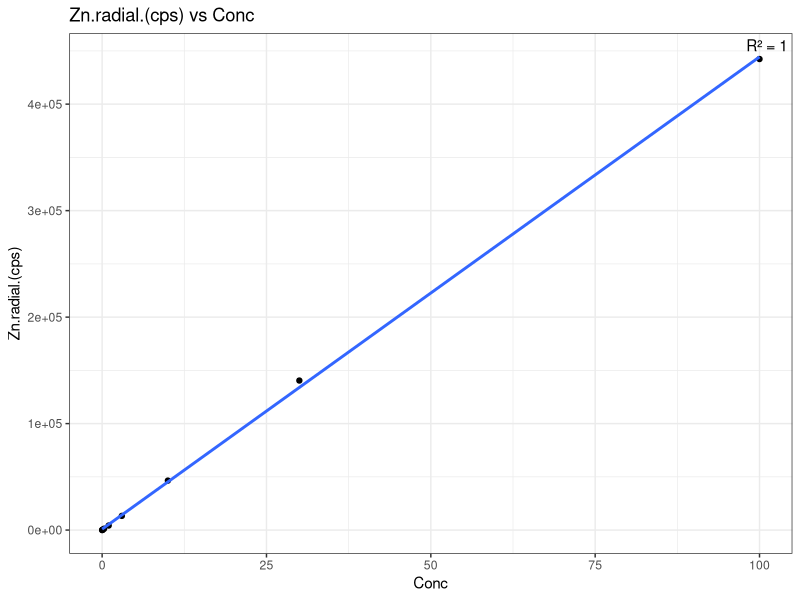
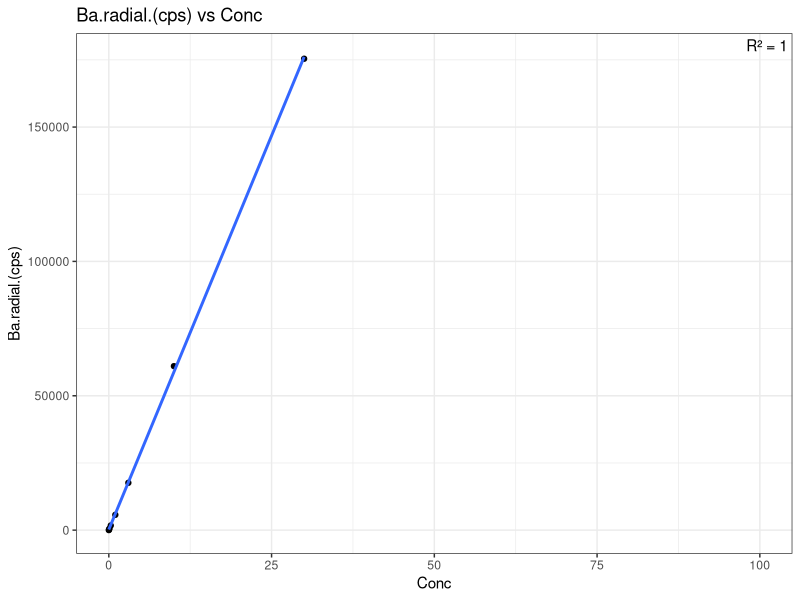
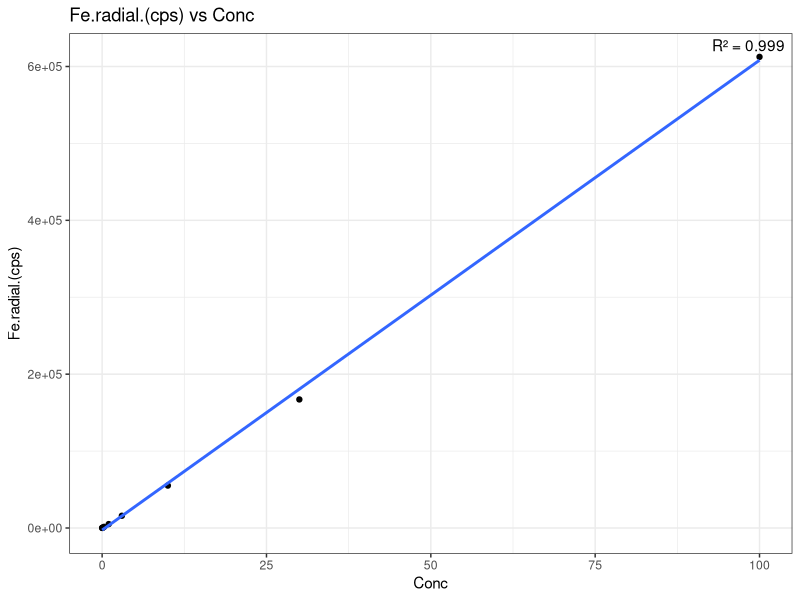
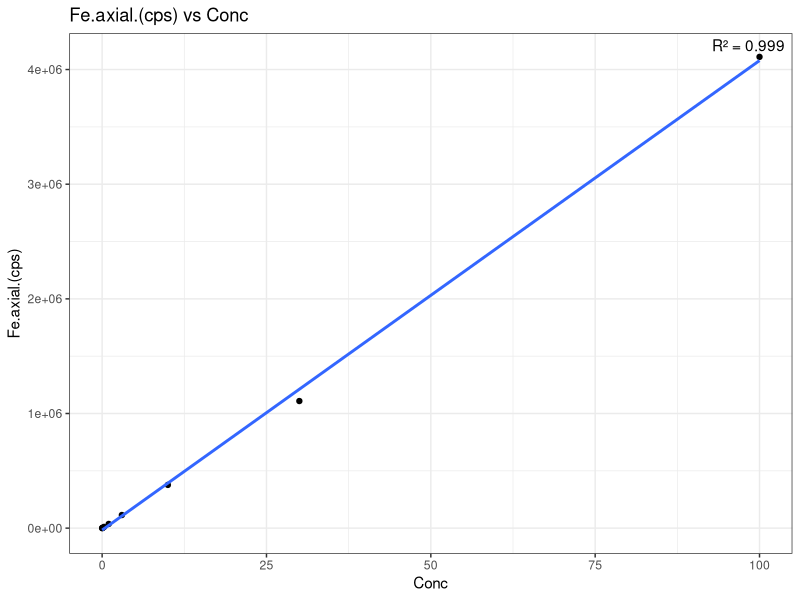
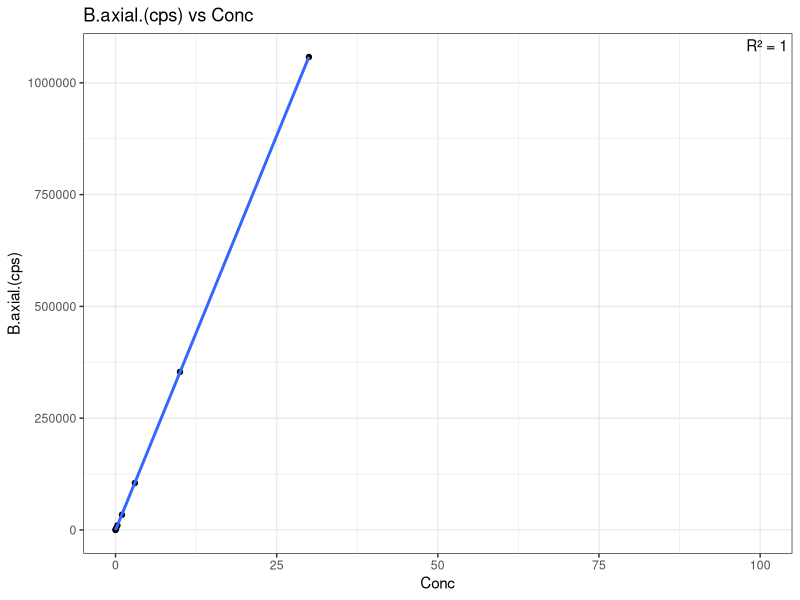
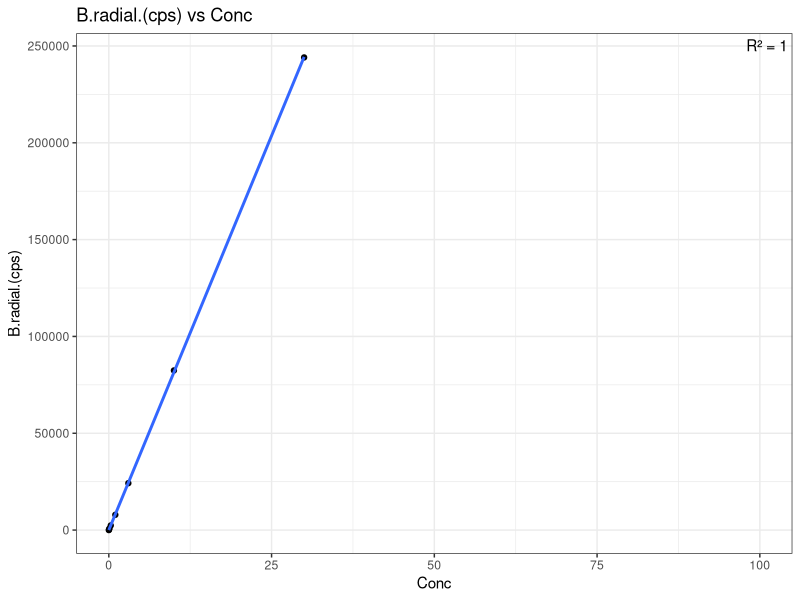
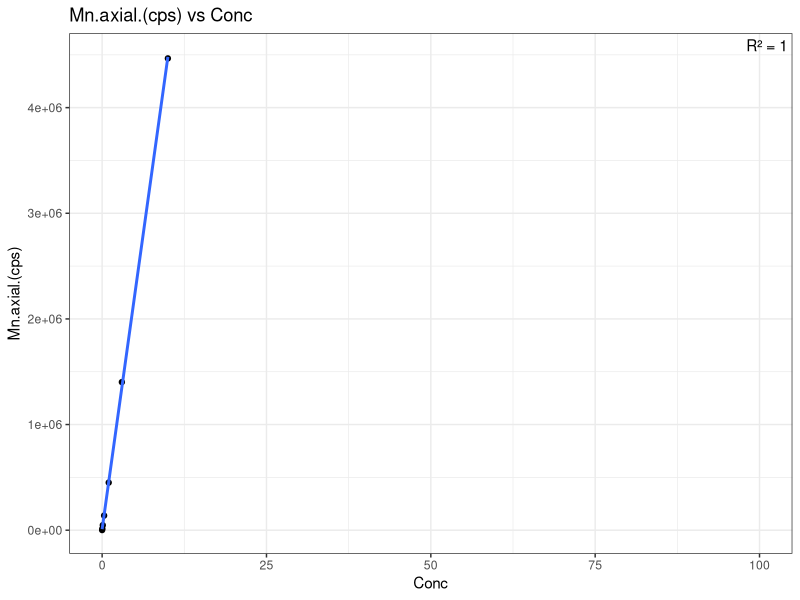
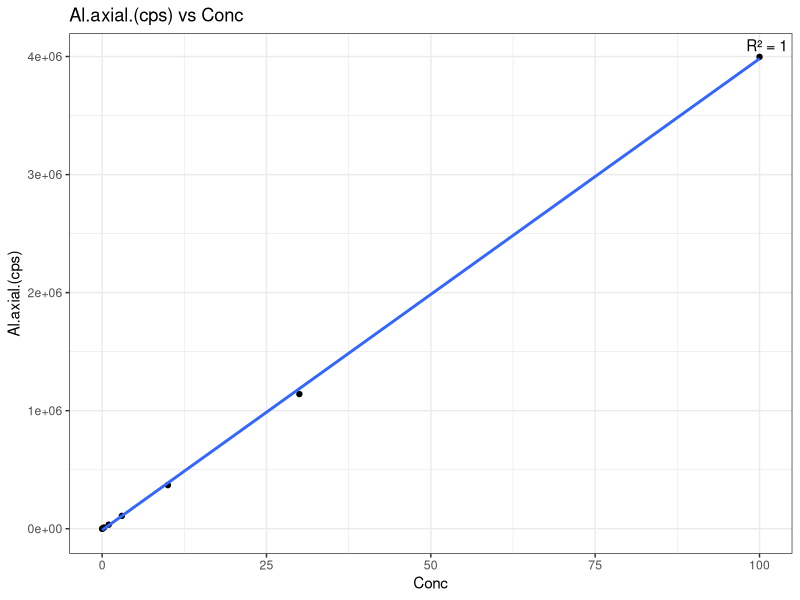

The R script that drew these images, in order:
## ---- chunk 1

library(openxlsx)
library(dplyr)
library(ggplot2)
library(ggpubr)
library(stringr)

## ---- chunk 2

## Read in raw data file from ICP - copied and saved as an excel

##Read in blank standard
std_blank <- read.xlsx("Raw Data/20260422_AM_TMP_PW_Results.xlsx", sheet = "Corrected Intensities", rows = 1:2)

##Read in metals standards - there has to be a better way to do this
M_0.03 <- read.xlsx("Raw Data/20260422_AM_TMP_PW_Results.xlsx", sheet = "Corrected Intensities", rows = c(3:4))
M_0.1 <- read.xlsx("Raw Data/20260422_AM_TMP_PW_Results.xlsx", sheet = "Corrected Intensities", rows = c(5:6))
M_0.3_10 <- read.xlsx("Raw Data/20260422_AM_TMP_PW_Results.xlsx", sheet = "Corrected Intensities", rows = c(7:11))
M_30 <- read.xlsx("Raw Data/20260422_AM_TMP_PW_Results.xlsx", sheet = "Corrected Intensities", rows = c(12:13))
M_100 <- read.xlsx("Raw Data/20260422_AM_TMP_PW_Results.xlsx", sheet = "Corrected Intensities", rows = c(14:15))

M_stds <- bind_rows(M_0.03, M_0.1, M_0.3_10, M_30, M_100)

M_stds <- M_stds %>%
  bind_rows(std_blank %>% select(any_of(colnames(M_stds))))

##Add  expected concentrations
M_stds <- M_stds %>% 
  mutate(Conc = 
           ifelse(Sample.Id == "Calib Blank 1", 0, 
           as.numeric(gsub("M ", "", Sample.Id))))

##Remove percentage values
M_stds <- M_stds %>% 
  select(-contains("(IS)"))


##Plot std curve for each of the metal stds 
#plot column 8:20 against column 21 (Conc) each as their own graph 
M_stds_coeff <- data.frame(
  Variable = character(),
  R2 = numeric(),
  Slope = numeric(),
  Intercept = numeric())

# plot_list <- list()

for(i in 8:20) {
  
  var_name <- names(M_stds)[i]
  
  # Fit model
  model <- lm(M_stds[[var_name]] ~ Conc, data = M_stds)
  
  # Extract R² and p-value
  r2 <- summary(model)$r.squared
  slope <- summary(model)$coefficients[2, 1]
  intercept <- summary(model)$coefficients[1, 1]
  
  # Add model values to dataframe
  M_stds_coeff <- bind_rows(
    M_stds_coeff,
    data.frame(
      Variable = var_name,
      R2 = r2,
      Slope = slope, 
      Intercept = intercept
    )
  )
  
  # Create plot
  p <- ggplot(M_stds, aes(y = .data[[var_name]], x = Conc)) +
    geom_point() +
    geom_smooth(method = "lm", se = FALSE) +
    annotate(
      "text",
      x = Inf, y = Inf,
      label = paste0(
        "R² = ", round(r2, 3) ),
      hjust = 1.1,
      vjust = 1.5
    ) +
    labs(
      y = var_name,
      x = "Conc",
      title = paste(var_name, "vs Conc")
    ) +
    theme_bw()
  
  print(p) 
  
  # plot_list[[length(plot_list) + 1]] <- p

}

##I will eventually want to figure out a way to arrange these plots together so they don't take up so much space

# M_stds_plot <- ggarrange(plotlist = plot_list, ncol = 2)
# print(M_stds_plot) ##Avoids pagination by ggarrange

print(M_stds_coeff)

## ---- chunk 3

## Read in raw data file from ICP - copied and saved as an excel

##Blank std already read in

##Read in metals standards - there has to be a better way to do this
P_stds <- read.xlsx("Raw Data/20260422_AM_TMP_PW_Results.xlsx", sheet = "Corrected Intensities", rows = c(16:23))

##Remove empty name column
P_stds <- P_stds %>%
select(-1)

##Add blank in
P_stds <- P_stds %>%
bind_rows(std_blank %>% select(any_of(colnames(P_stds))))

##Create column with expected concentrations
P_stds <- P_stds %>% 
  mutate(Conc = 
           ifelse(Sample.Id == "Calib Blank 1", 0, 
           as.numeric(gsub("P ", "", Sample.Id))))

##Remove percentage stds
P_stds <- P_stds %>% 
  select(-contains("(IS)"))

##Plot std curve for each of the P stds 
#plot column 7:11 against column 12 (Conc) each as their own graph 
P_stds_coeff <- data.frame(
  Variable = character(),
  R2 = numeric(),
  Slope = numeric(),
  Intercept = numeric())

for(i in 7:11) {
  
  var_name <- names(P_stds)[i]
  
  # Fit model
  model <- lm(P_stds[[var_name]] ~ Conc, data = P_stds)
  
  # Extract R² and p-value
  r2 <- summary(model)$r.squared
  slope <- summary(model)$coefficients[2, 1]
  intercept <- summary(model)$coefficients[1, 1]
  
  # Add model values to dataframe
  P_stds_coeff <- bind_rows(
    P_stds_coeff,
    data.frame(
      Variable = var_name,
      R2 = r2,
      Slope = slope, 
      Intercept = intercept
    )
  )

  # Create plot
  p <- ggplot(P_stds, aes(y = .data[[var_name]], x = Conc)) +
    geom_point() +
    geom_smooth(method = "lm", se = FALSE) +
    annotate(
      "text",
      x = Inf, y = Inf,
      label = paste0(
        "R² = ", round(r2, 3) ),
      hjust = 1.1,
      vjust = 1.5
    ) +
    labs(
      y = var_name,
      x = "Conc",
      title = paste(var_name, "vs Conc")
    ) +
    theme_bw()
  
  print(p)
}

print(P_stds_coeff)

## ---- chunk 4

dat <- read.xlsx("Raw Data/20260422_AM_TMP_PW_Results.xlsx", sheet = "Conc. in Calib Units", startRow = 26)

dat <- dat %>% 
  select(-1)

## ---- chunk 5

#one point on each of our P and M calibration curve

# Pull out M check standards
M_chks_raw <- dat %>%
  filter(grepl("M ", Sample.Id))

# Remove percentage values and any S/P/Si stds
M_chks_raw <- M_chks_raw %>% 
  select(-contains("(IS)"), -contains("S."), -contains("P."), -contains("Si."))

# Add expected concentration 
M_chks_raw <- M_chks_raw %>% 
  mutate(Conc = 
           ifelse(Sample.Id == "Calib Blank 1", 0, 
           as.numeric(gsub("M ", "", Sample.Id)))) %>% 
  mutate(rep = row_number())


##Plot std curve for each of the metal stds 
#plot column 7:19 against column 24 (Conc) each as their own graph 
M_chks_flags <- data.frame(
    Variable = character(),
    M_perc_error = numeric(),
    M_flag = character())

for(i in 7:19) {
  
  var_name <- names(M_chks_raw)[i]
  
  #calculate percent error between check standards & expected concentration 
  M_perc_error <- abs(M_chks_raw$Conc - M_chks_raw[[var_name]])/(M_chks_raw[[var_name]]) * 100
  M_flag <-  ifelse(abs(M_perc_error) <= 10, 'PASS', 'FAIL')
  M_RSV <- abs(sd(M_chks_raw[[var_name]]) / mean(M_chks_raw[[var_name]]))
  
  # Add model values to dataframe
  temp <- data.frame(
      Variable = var_name, 
      M_perc_error = M_perc_error,
      M_flag = M_flag
    )
  
  M_chks_flags <- bind_rows(M_chks_flags, temp)
 
  
  # Create plot
  p <- ggplot(M_chks_raw, aes(x = rep, y = .data[[var_name]], fill = M_flag)) +
    geom_bar(stat = 'identity') + 
    scale_fill_manual(values = c("PASS" = "chartreuse4", "FAIL" = "darkred")) +
    labs(
      y = var_name,
      x = "rep",
      title = paste(var_name, "vs Conc")
    ) +
    geom_hline(yintercept=1, linetype="dashed", color = "black", linewidth=1) + 
    guides(fill=guide_legend(title="% Difference <10%")) +
    theme_classic()
  
  print(p) 
  
  chks_percent <- (sum(temp$M_flag == "PASS")/nrow(temp))*100

  ifelse(chks_percent >= 80, print(paste0(">80% of ", var_name, " Check Standards are within range of expected concentration - PROCEED")),
       print(paste0("<80% of ", var_name, " Check Standards are within range of expected concentration - REASSESS")))
  
  ifelse(M_RSV >= 15, print(paste0(var_name, " RSV TOO HIGH - REASSESS")), print(paste0(var_name, " RSV WITHIN RANGE - PROCEED")))
  
}

#write out a flag to the sample dataframe if less than 80% of the checks are within range of expected concentration? 

## ---- chunk 6

#one point on each of our P and M calibration curve

# Pull out P check standards
P_chks_raw <- dat %>%
  filter(grepl("P ", Sample.Id))

# Remove percentage values and any S/P/Si stds
P_chks_raw <- P_chks_raw %>% 
  select(-contains("(IS)")) %>% 
  select(matches("^S.|^P.|^Si."))

# Add expected concentration 
P_chks_raw <- P_chks_raw %>% 
  mutate(Conc = 
           ifelse(Sample.Id == "Calib Blank 1", 0, 
           as.numeric(gsub("P ", "", Sample.Id)))) %>% 
  mutate(rep = row_number())


##Plot std curve for each of the metal stds 
#plot column 2:7 against column 24 (Conc) each as their own graph 
P_chks_flags <- data.frame(
    Variable = character(),
    P_perc_error = numeric(),
    P_flag = character())

for(i in 2:7) {
  
  var_name <- names(P_chks_raw)[i]
  
  #calculate percent error between check standards & expected concentration 
  P_perc_error <- abs(P_chks_raw$Conc - P_chks_raw[[var_name]])/(P_chks_raw[[var_name]]) * 100
  P_flag <-  ifelse(abs(P_perc_error) <= 10, 'PASS', 'FAIL')
  P_RSV <- abs(sd(P_chks_raw[[var_name]]) / mean(P_chks_raw[[var_name]]))
  
  # Add model values to dataframe
  temp <- data.frame(
      Variable = var_name, 
      P_perc_error = P_perc_error,
      P_flag = P_flag
    )
  
  P_chks_flags <- bind_rows(P_chks_flags, temp)
 
  
  # Create plot
  p <- ggplot(P_chks_raw, aes(x = rep, y = .data[[var_name]], fill = P_flag)) +
    geom_bar(stat = 'identity') + 
    scale_fill_manual(values = c("PASS" = "chartreuse4", "FAIL" = "darkred")) +
    labs(
      y = var_name,
      x = "rep",
      title = paste(var_name, "vs Conc")
    ) +
    geom_hline(yintercept=1, linetype="dashed", color = "black", linewidth=1) + 
    guides(fill=guide_legend(title="% Difference <10%")) +
    theme_classic()
  
  print(p) 
  
  chks_percent <- (sum(temp$P_flag == "PASS")/nrow(temp))*100

  ifelse(chks_percent >= 80, print(paste0(">80% of ", var_name, " Check Standards are within range of expected concentration - PROCEED")),
       print(paste0("<80% of ", var_name, " Check Standards are within range of expected concentration - REASSESS")))
  
  ifelse(P_RSV >= 15, print(paste0(var_name, " RSV TOO HIGH - REASSESS")), print(paste0(var_name, " RSV WITHIN RANGE - PROCEED")))
  
}

#write out a flag to the sample dataframe if less than 80% of the checks are within range of expected concentration? 
